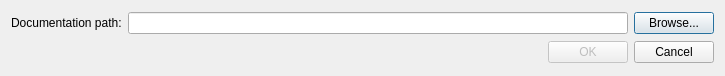
<?xml version="1.0" encoding="UTF-8"?>
<ui version="4.0">
 <class>EditDocPath</class>
 <widget class="QDialog" name="EditDocPath">
  <property name="geometry">
   <rect>
    <x>0</x>
    <y>0</y>
    <width>720</width>
    <height>76</height>
   </rect>
  </property>
  <property name="minimumSize">
   <size>
    <width>0</width>
    <height>0</height>
   </size>
  </property>
  <property name="windowTitle">
   <string>Dialog</string>
  </property>
  <layout class="QVBoxLayout" name="verticalLayout">
   <item>
    <layout class="QHBoxLayout" name="HLayoutPath">
     <item>
      <widget class="QLabel" name="LabelPath">
       <property name="text">
        <string>Documentation path:</string>
       </property>
      </widget>
     </item>
     <item>
      <widget class="QLineEdit" name="EditPath">
       <property name="minimumSize">
        <size>
         <width>500</width>
         <height>0</height>
        </size>
       </property>
      </widget>
     </item>
     <item>
      <widget class="QPushButton" name="ButtonBrowse">
       <property name="text">
        <string>Browse...</string>
       </property>
      </widget>
     </item>
    </layout>
   </item>
   <item>
    <layout class="QHBoxLayout" name="HLayoutButtons">
     <item>
      <spacer name="HSpacerButtons">
       <property name="orientation">
        <enum>Qt::Horizontal</enum>
       </property>
       <property name="sizeHint" stdset="0">
        <size>
         <width>40</width>
         <height>20</height>
        </size>
       </property>
      </spacer>
     </item>
     <item>
      <widget class="QPushButton" name="ButtonOK">
       <property name="enabled">
        <bool>false</bool>
       </property>
       <property name="text">
        <string>OK</string>
       </property>
      </widget>
     </item>
     <item>
      <widget class="QPushButton" name="ButtonCancel">
       <property name="text">
        <string>Cancel</string>
       </property>
      </widget>
     </item>
    </layout>
   </item>
  </layout>
 </widget>
 <resources/>
 <connections/>
</ui>
